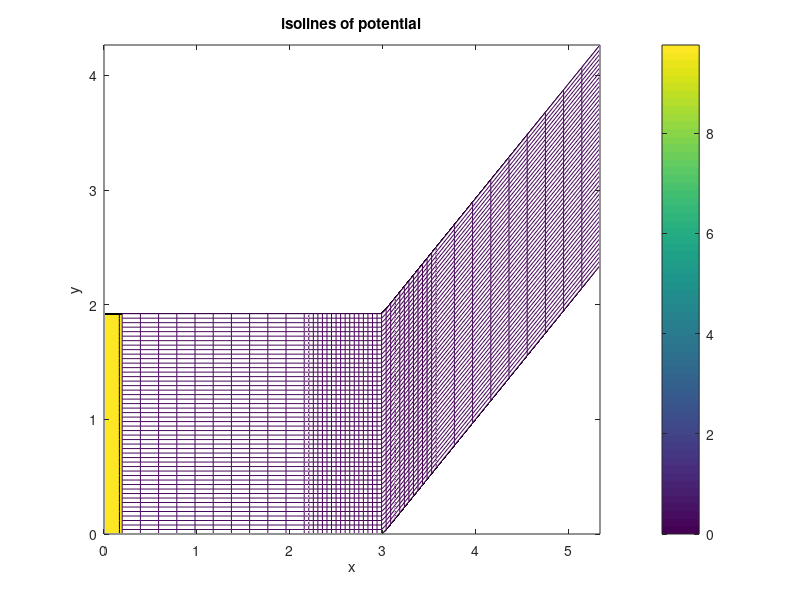
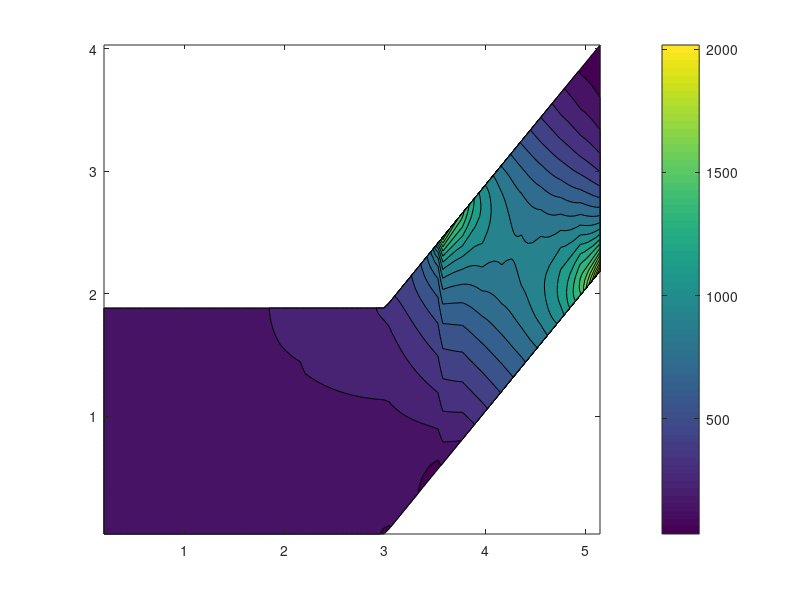
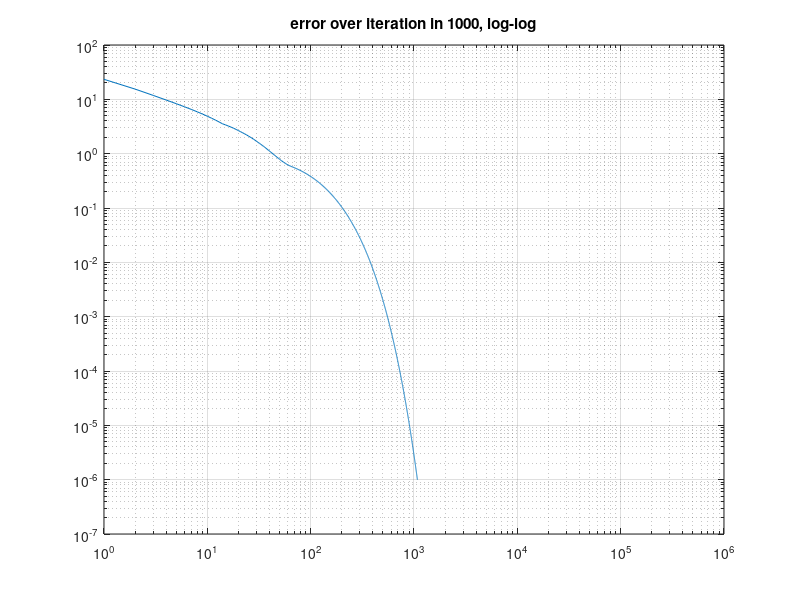
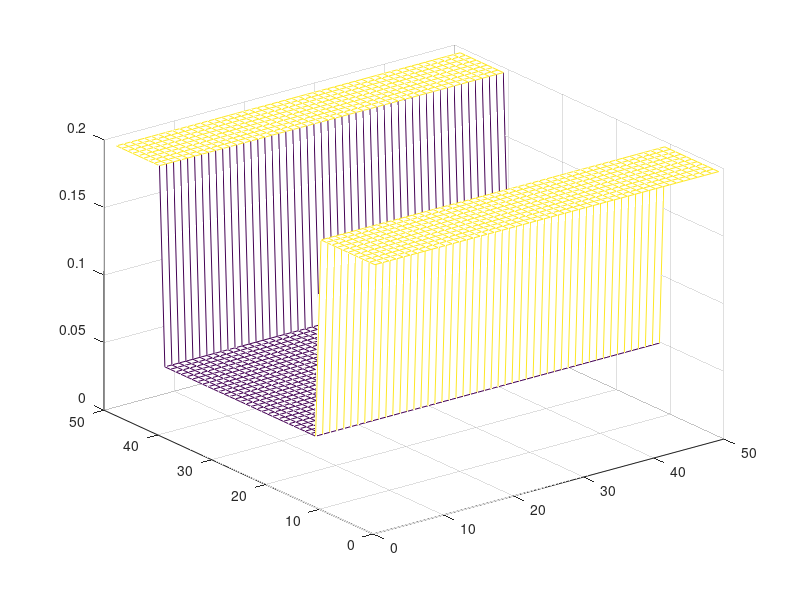

Here is the MATLAB script that generated these plots, in order:
function  visualize

%close all
clc
hold off

Z=load('../output/phi.dat');
U=load('../output/u.dat');
V=load('../output/v.dat');
X=load('../output/grid.x.dat');
Y=load('../output/grid.y.dat');
E=load('../output/errorLog.dat');

numberOfPoints = 100;
Sz = ceil(length(Z)/numberOfPoints);
Su = ceil(length(U)/numberOfPoints);
Sv = ceil(length(V)/numberOfPoints);
Sx = ceil(length(X)/numberOfPoints);
Sy = ceil(length(Y)/numberOfPoints);
[ZX,ZY] = size(Z);
[XX,XY] = size(X);
[YX,YY] = size(Y);
[UX,UY] = size(U);
[VX,VY] = size(V);

figure(23)
mesh(diff(X))
Z = Z(1:Sz:ZX,1:Sz:ZY);
X = X(1:Sx:XX,1:Sx:XY);
Y = Y(1:Sy:YX,1:Sy:YY);
U = U(1:Su:UX,1:Su:UY);
V = V(1:Sv:VX,1:Sv:VY);

% figure(1)
% mesh(U(2:end,2:end))
% title('U')
% xlabel('x')
% figure(2)
% mesh(V(2:end,2:end))
% title('V')
% xlabel('x')


figure(1)
contourf(X,Y,Z,40)
xlabel('x');
ylabel('y');
zlabel('z');
title('isolines of potential');
colorbar
hold on
size(diff(X))
mesh(X(2:end,1:end),Y(2:end,1:end),diff(X))


figure(2)

title('velocity field');
contourf(X(2:end-1,2:end-1),Y(2:end-1,2:end-1),U(2:end-1,2:end-1).^2+V(2:end-1,2:end-1).^2,20);
hold on
%quiver(X,Y,U,V);
hold off
colorbar
% 
% figure(3)
% P = -(U(2:end-1,2:end-1).^2+V(2:end-1,2:end-1).^2)/2*1; 
% contourf(X(2:end-1,2:end-1),Y(2:end-1,2:end-1),P,50);
% %contourf(P,55);
% title('pressure');
% colorbar

figure(4)
loglog(E)
title('error over iteration in 1000, log-log');
grid  on


end

